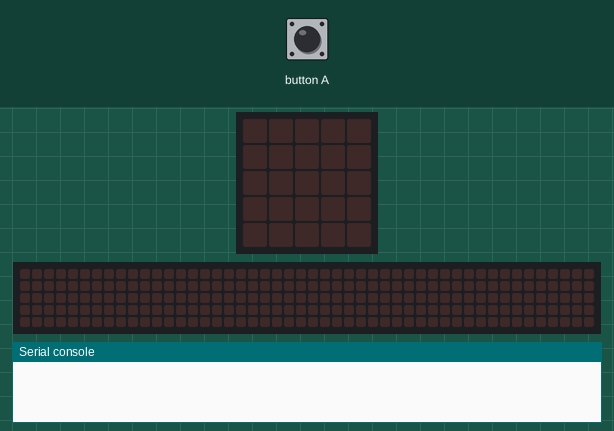
The program below on a simulated BBC micro:bit (MakeCode). Shown: the board's 5×5 LED display, a strip that is not on the board, showing the scrolling text unrolled, the last lines printed to the serial console. Inputs (shaded band) come from the test bench. No radio messages arrive unless stated (any console line starting 'radio sent:' is added by the test bench); the 48×5 strip is a reading aid, not a part: it shows the text the display is scrolling, unrolled, one strip-width of it at a time.

Above: at 1.2 s.
1.3 s: button A pressed for 0.15 s
At 2.4 s:
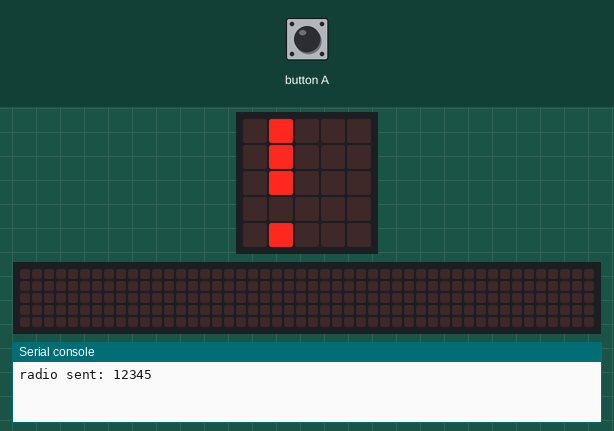
At 9.5 s:
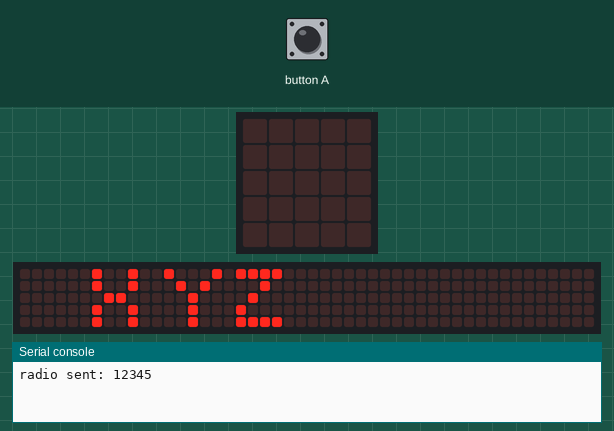
Timing chart, 0 to 11.0 s (numbered marks = the images above; inputs shaded):
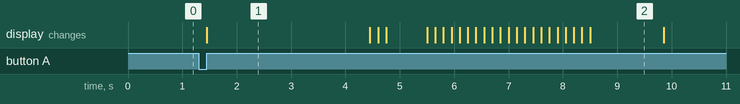

The program:

main.ts
```typescript
input.onButtonPressed(Button.A, function () {
    radio.setGroup(123)
    radio.sendNumber(12345)
    for (let index = 0; index < 10; index++) {
        for (let index = 0; index < 4; index++) {
            basic.showString("!")
        }
        basic.showString(" XYZ ")
    }
})
basic.forever(function () {

})
```

test.ts
```typescript
// Hier kann man Tests durchführen; diese Datei wird nicht kompiliert, wenn dieses Paket als Erweiterung verwendet wird.
```

Measured:
- after the input at 1.3 s, the display: changes after 0.15 s (image 1)
- what the display in image 1 shows lasts 3.0 s, from 1.5 s to 4.5 s
